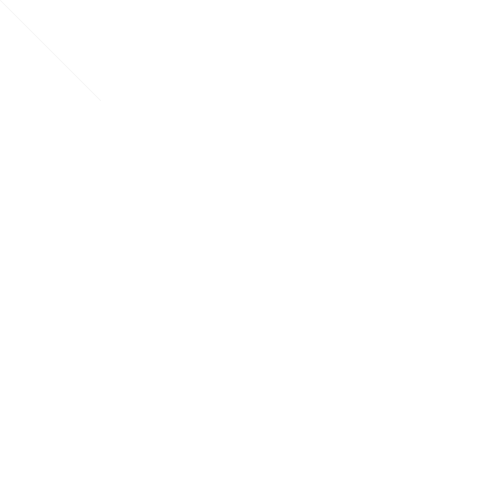
Frame 1 (no input)
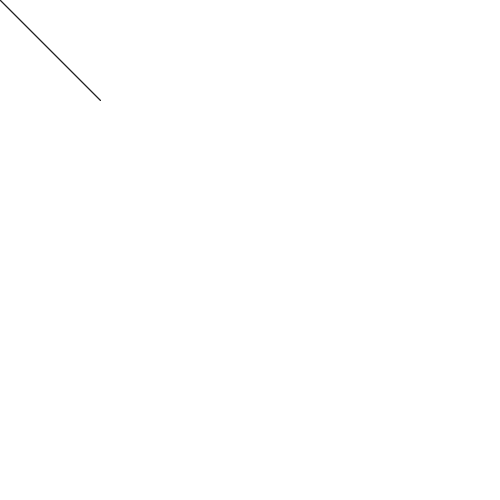
Frame 60 (the mouse pressed at the canvas centre just before this capture)
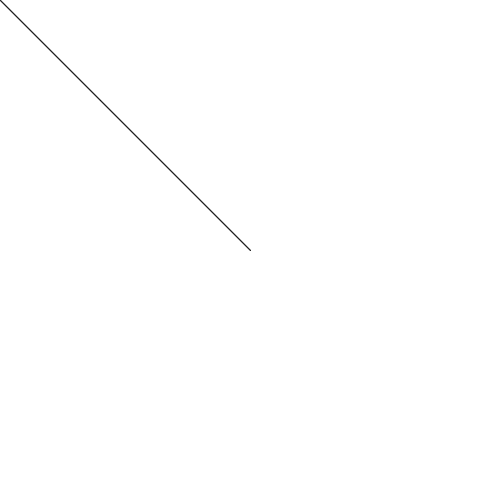
Frame 120 (the mouse held since frame 60 and released just before this capture)

The Processing sketch that drew these frames (run headless with seeded random() and noise(); from frame 60 on, the mouse is pressed at the canvas centre):

// Processing sketch: pontoLinha
// ── pontoLinha.pde
void setup()
{
  size(500, 500);
  background(255);
}

void draw()
{
  stroke(0, 10);
  line(100, 100, mouseX, mouseY);
}
